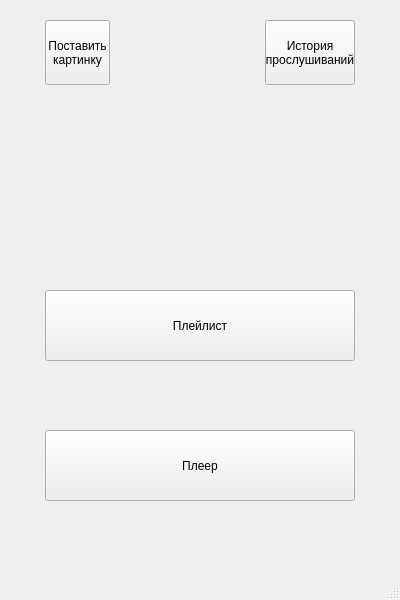
<?xml version="1.0" encoding="UTF-8"?>
<ui version="4.0">
 <class>MainWindow</class>
 <widget class="QMainWindow" name="MainWindow">
  <property name="geometry">
   <rect>
    <x>0</x>
    <y>0</y>
    <width>400</width>
    <height>600</height>
   </rect>
  </property>
  <property name="windowTitle">
   <string>MainWindow</string>
  </property>
  <widget class="QWidget" name="centralwidget">
   <widget class="QPushButton" name="list_of_music">
    <property name="geometry">
     <rect>
      <x>45</x>
      <y>290</y>
      <width>310</width>
      <height>71</height>
     </rect>
    </property>
    <property name="text">
     <string>Плейлист</string>
    </property>
    <property name="iconSize">
     <size>
      <width>16</width>
      <height>16</height>
     </size>
    </property>
   </widget>
   <widget class="QPushButton" name="play_button">
    <property name="geometry">
     <rect>
      <x>45</x>
      <y>430</y>
      <width>310</width>
      <height>71</height>
     </rect>
    </property>
    <property name="text">
     <string>Плеер</string>
    </property>
   </widget>
   <widget class="QPushButton" name="settings">
    <property name="geometry">
     <rect>
      <x>45</x>
      <y>20</y>
      <width>65</width>
      <height>65</height>
     </rect>
    </property>
    <property name="text">
     <string>Поставить
картинку</string>
    </property>
   </widget>
   <widget class="QLabel" name="current_song">
    <property name="geometry">
     <rect>
      <x>50</x>
      <y>90</y>
      <width>251</width>
      <height>21</height>
     </rect>
    </property>
    <property name="text">
     <string/>
    </property>
   </widget>
   <widget class="QPushButton" name="history_button">
    <property name="geometry">
     <rect>
      <x>265</x>
      <y>20</y>
      <width>90</width>
      <height>65</height>
     </rect>
    </property>
    <property name="text">
     <string>История
прослушиваний</string>
    </property>
   </widget>
  </widget>
  <widget class="QMenuBar" name="menubar">
   <property name="geometry">
    <rect>
     <x>0</x>
     <y>0</y>
     <width>400</width>
     <height>21</height>
    </rect>
   </property>
  </widget>
  <widget class="QStatusBar" name="statusbar"/>
 </widget>
 <resources/>
 <connections/>
</ui>
